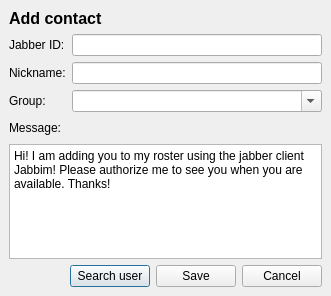
<ui version="4.0" >
 <class>addContact</class>
 <widget class="QDialog" name="addContact" >
  <property name="geometry" >
   <rect>
    <x>0</x>
    <y>0</y>
    <width>331</width>
    <height>296</height>
   </rect>
  </property>
  <property name="windowTitle" >
   <string>Add Contact</string>
  </property>
  <layout class="QGridLayout" >
   <property name="margin" >
    <number>9</number>
   </property>
   <property name="spacing" >
    <number>6</number>
   </property>
   <item row="4" column="0" >
    <layout class="QHBoxLayout" >
     <property name="margin" >
      <number>0</number>
     </property>
     <property name="spacing" >
      <number>6</number>
     </property>
     <item>
      <spacer>
       <property name="orientation" >
        <enum>Qt::Horizontal</enum>
       </property>
       <property name="sizeHint" >
        <size>
         <width>201</width>
         <height>20</height>
        </size>
       </property>
      </spacer>
     </item>
     <item>
      <widget class="QPushButton" name="search" >
       <property name="text" >
        <string>Search user</string>
       </property>
      </widget>
     </item>
     <item>
      <widget class="QPushButton" name="save" >
       <property name="text" >
        <string>Save</string>
       </property>
      </widget>
     </item>
     <item>
      <widget class="QPushButton" name="cancel" >
       <property name="text" >
        <string>Cancel</string>
       </property>
      </widget>
     </item>
    </layout>
   </item>
   <item row="0" column="0" >
    <widget class="QLabel" name="addContact_headerLabel" >
     <property name="text" >
      <string>&lt;html>&lt;head>&lt;meta name="qrichtext" content="1" />&lt;style type="text/css">
p, li { white-space: pre-wrap; }
&lt;/style>&lt;/head>&lt;body style=" font-family:'DejaVu Sans'; font-size:9pt; font-weight:400; font-style:normal; text-decoration:none;">
&lt;p style=" margin-top:0px; margin-bottom:0px; margin-left:0px; margin-right:0px; -qt-block-indent:0; text-indent:0px;">&lt;span style=" font-size:12pt; font-weight:600;">Add contact&lt;/span>&lt;/p>&lt;/body>&lt;/html></string>
     </property>
    </widget>
   </item>
   <item row="2" column="0" >
    <layout class="QGridLayout" >
     <property name="margin" >
      <number>0</number>
     </property>
     <property name="spacing" >
      <number>6</number>
     </property>
     <item row="0" column="0" >
      <widget class="QLabel" name="add_messageLabel" >
       <property name="text" >
        <string>Message:</string>
       </property>
      </widget>
     </item>
     <item row="1" column="0" colspan="2" >
      <widget class="QTextEdit" name="add_message" >
       <property name="toolTip" >
        <string>Enter a short message that you want to send to the added contact.</string>
       </property>
       <property name="html" >
        <string>&lt;html>&lt;head>&lt;meta name="qrichtext" content="1" />&lt;style type="text/css">
p, li { white-space: pre-wrap; }
&lt;/style>&lt;/head>&lt;body style=" font-family:'DejaVu Sans'; font-size:13pt; font-weight:400; font-style:normal; text-decoration:none;">
&lt;p style=" margin-top:0px; margin-bottom:0px; margin-left:0px; margin-right:0px; -qt-block-indent:0; text-indent:0px; font-family:'Sans Serif'; font-size:9pt;">Hi! I am adding you to my roster using the jabber client Jabbim! Please authorize me to see you when you are available. Thanks!&lt;/p>&lt;/body>&lt;/html></string>
       </property>
      </widget>
     </item>
     <item row="0" column="1" >
      <spacer>
       <property name="orientation" >
        <enum>Qt::Horizontal</enum>
       </property>
       <property name="sizeHint" >
        <size>
         <width>191</width>
         <height>20</height>
        </size>
       </property>
      </spacer>
     </item>
    </layout>
   </item>
   <item row="1" column="0" >
    <layout class="QHBoxLayout" >
     <property name="margin" >
      <number>0</number>
     </property>
     <property name="spacing" >
      <number>6</number>
     </property>
     <item>
      <layout class="QVBoxLayout" >
       <property name="margin" >
        <number>0</number>
       </property>
       <property name="spacing" >
        <number>6</number>
       </property>
       <item>
        <widget class="QLabel" name="add_jidLabel" >
         <property name="text" >
          <string>Jabber ID:</string>
         </property>
        </widget>
       </item>
       <item>
        <widget class="QLabel" name="add_nicknameLabel" >
         <property name="text" >
          <string>Nickname:</string>
         </property>
        </widget>
       </item>
       <item>
        <widget class="QLabel" name="add_groupLabel" >
         <property name="text" >
          <string>Group:</string>
         </property>
        </widget>
       </item>
      </layout>
     </item>
     <item>
      <layout class="QVBoxLayout" >
       <property name="margin" >
        <number>0</number>
       </property>
       <property name="spacing" >
        <number>6</number>
       </property>
       <item>
        <widget class="QLineEdit" name="add_jid" >
         <property name="toolTip" >
          <string>If you don't know contact's JID, you can't add &lt;br>contact directly (use search function)</string>
         </property>
        </widget>
       </item>
       <item>
        <widget class="QLineEdit" name="add_nickname" >
         <property name="toolTip" >
          <string>What do you want to see in your roster :)</string>
         </property>
        </widget>
       </item>
       <item>
        <widget class="QComboBox" name="add_group" >
         <property name="toolTip" >
          <string>Choose existing group or enter name for the new group</string>
         </property>
         <property name="editable" >
          <bool>true</bool>
         </property>
        </widget>
       </item>
      </layout>
     </item>
    </layout>
   </item>
   <item row="3" column="0" >
    <spacer>
     <property name="orientation" >
      <enum>Qt::Vertical</enum>
     </property>
     <property name="sizeHint" >
      <size>
       <width>20</width>
       <height>40</height>
      </size>
     </property>
    </spacer>
   </item>
  </layout>
 </widget>
 <tabstops>
  <tabstop>add_jid</tabstop>
  <tabstop>add_nickname</tabstop>
  <tabstop>add_group</tabstop>
  <tabstop>add_message</tabstop>
  <tabstop>save</tabstop>
  <tabstop>cancel</tabstop>
  <tabstop>search</tabstop>
 </tabstops>
 <resources/>
 <connections>
  <connection>
   <sender>save</sender>
   <signal>clicked()</signal>
   <receiver>addContact</receiver>
   <slot>accept()</slot>
   <hints>
    <hint type="sourcelabel" >
     <x>194</x>
     <y>272</y>
    </hint>
    <hint type="destinationlabel" >
     <x>128</x>
     <y>272</y>
    </hint>
   </hints>
  </connection>
  <connection>
   <sender>cancel</sender>
   <signal>clicked()</signal>
   <receiver>addContact</receiver>
   <slot>reject()</slot>
   <hints>
    <hint type="sourcelabel" >
     <x>290</x>
     <y>272</y>
    </hint>
    <hint type="destinationlabel" >
     <x>327</x>
     <y>253</y>
    </hint>
   </hints>
  </connection>
 </connections>
</ui>
